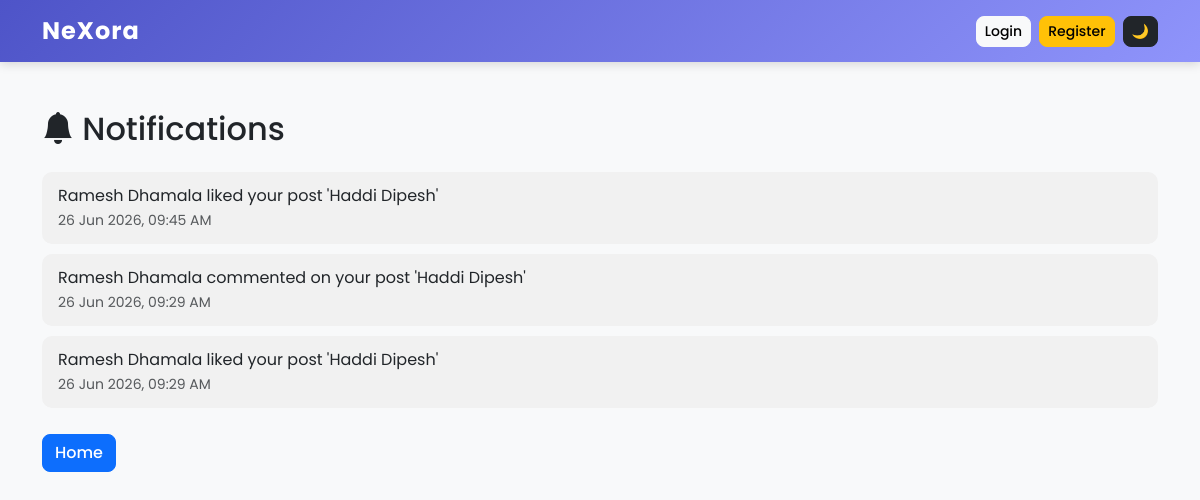
/notifications (signed in), run on the app's committed database.
### app.py (models this page shows)
class Notification(db.Model):
    id = db.Column(db.Integer, primary_key=True)
    username = db.Column(db.String(100))      # who receives it
    message = db.Column(db.String(300))
    is_read = db.Column(db.Boolean, default=False)
    created_at = db.Column(db.DateTime, default=datetime.utcnow)

### app.py (the view)
@app.route('/notifications')
def notifications():
    if 'username' not in session:
        return redirect('/login')
    notifs = Notification.query.filter_by(
        username=session['username']
    ).order_by(Notification.id.desc()).all()
    for n in notifs:
        n.is_read = True
    db.session.commit()
    return render_template('notifications.html', notifications=notifs)

### app.py (called while the page is built)
@app.context_processor
def inject_globals():
    theme = session.get('theme', 'light')
    unread_count = 0
    if 'username' in session:
        unread_count = Notification.query.filter_by(
            username=session['username'],
            is_read=False
        ).count()
    return {'theme': theme, 'unread_count': unread_count}

### templates/notifications.html (shortened to what this page needs)
<!DOCTYPE html>
<html>
<head>
    <link href="https://cdn.jsdelivr.net/npm/bootstrap@5.3.3/dist/css/bootstrap.min.css" rel="stylesheet">
    <link rel="stylesheet" href="https://cdn.jsdelivr.net/npm/bootstrap-icons@1.11.3/font/bootstrap-icons.min.css">
    <link rel="stylesheet" href="{{ url_for('static', filename='style.css') }}">
</head>
<body class="{{ 'bg-dark text-white' if theme == 'dark' else 'bg-light' }}">
{% include 'navbar.html' %}
<div class="container mt-5">
<h2 class="mb-4"><i class="bi bi-bell-fill"></i> Notifications</h2>
{% for n in notifications %}
<div class="notif-item">
    {{ n.message }}
    <br>
    <small class="text-muted">{{ n.created_at.strftime('%d %b %Y, %I:%M %p') }}</small>
</div>
{% endfor %}
<a href="/" class="btn btn-primary mt-3">Home</a>
</div>
</body>
</html>

### static/style.css (style rules this page uses)
body { font-family: 'Poppins', sans-serif; transition: background-color 0.3s ease, color 0.3s ease; }
.btn { border-radius: 8px; font-weight: 500; transition: transform 0.15s ease; }
.notif-item { border-radius: 10px; padding: 12px 16px; margin-bottom: 10px; background-color: #f1f1f1; }

### data on the page
Notification: message "Ramesh Dhamala liked your post 'Haddi Dipesh'", created_at "26 Jun 2026, 09:45 AM"
Notification: message "Ramesh Dhamala commented on your post 'Haddi Dipesh'", created_at "26 Jun 2026, 09:29 AM"
Notification: message "Ramesh Dhamala liked your post 'Haddi Dipesh'", created_at "26 Jun 2026, 09:29 AM"
